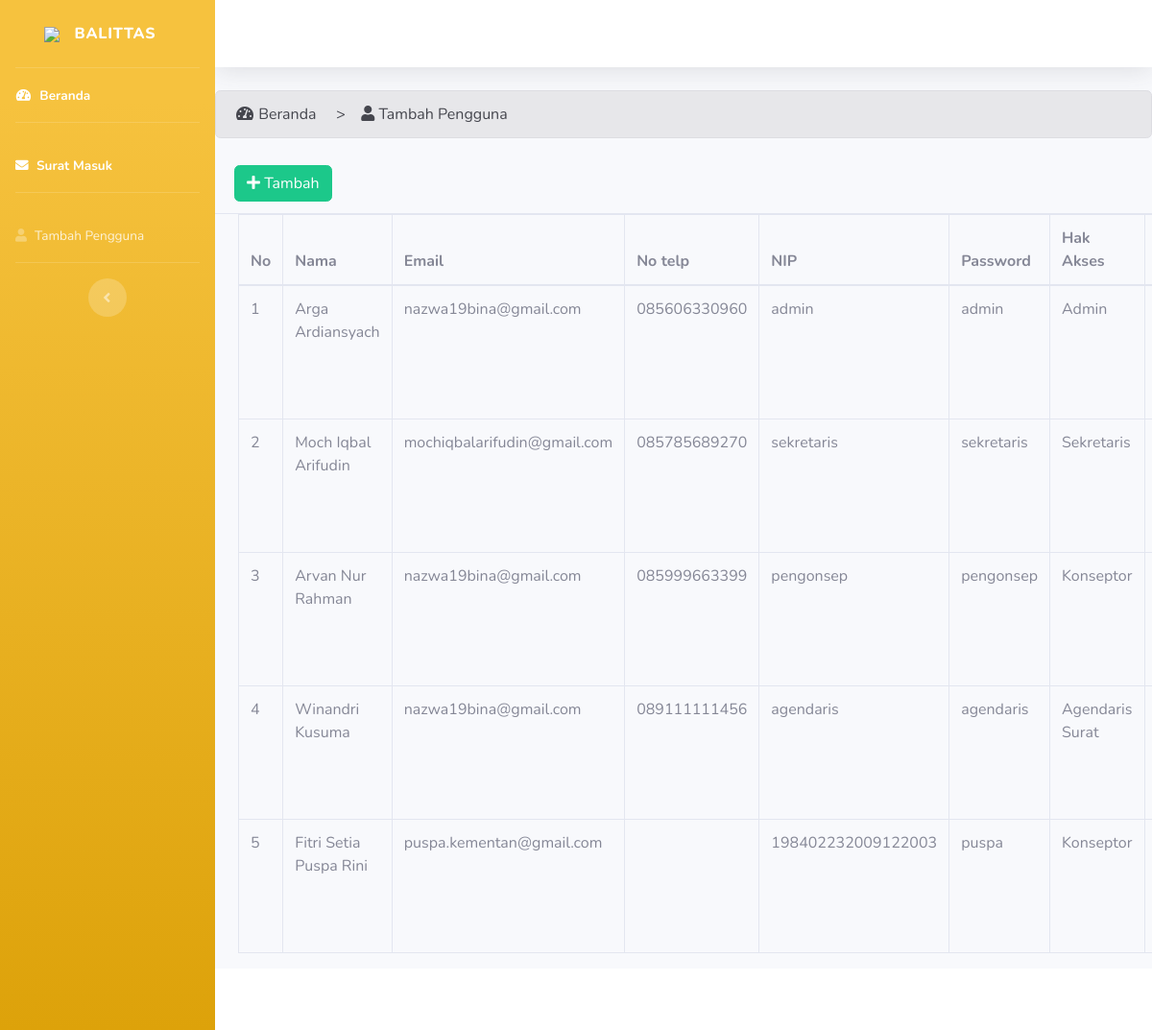
The app's page /index.php/sekretaris/user with its own data.
### tables this page shows
CREATE TABLE `user` (
  `id_user` int(11) NOT NULL,
  `nama` varchar(100) NOT NULL,
  `email` varchar(100) NOT NULL,
  `no_telp` varchar(15) NOT NULL,
  `username` varchar(20) NOT NULL,
  `password` varchar(20) NOT NULL,
  `foto` varchar(128) NOT NULL,
  `jabatan` enum('Admin','Agendaris Surat','Sekretaris','Konseptor') NOT NULL
);

### application/controllers/sekretaris/user.php (called while the page is built, shortened)
<?php
    class user extends CI_Controller {
        public function __construct()
        {
            $this->load->helper('url');
            $this->load->model('admin/user/user_model');
        }
        public function index()
        {
        $data['user'] = $this->user_model->getUser($this->session->userdata('id_user'));
        $data['users'] = $this->user_model->tampilSemuaUser();
        $this->load->view('templatesekretaris/header_sekretaris',$data);
        $this->load->view('templatesekretaris/sidebar_sekretaris',$data);
        $this->load->view('templatesekretaris/topbar_sekretaris',$data);
        $this->load->view('sekretaris/user/user', $data);
        $this->load->view('templatesekretaris/footer_sekretaris',$data);
        }
    }
?>

### index.php (called while the page is built, shortened)
<?php
require_once BASEPATH.'core/CodeIgniter.php';

### application/models/admin/user/user_model.php (called while the page is built, shortened)
<?php
class user_model extends CI_Model {
    public function tampilSemuaUser()
    {
        return $this->db->get('user')->result();
    }
    public function getUser($id_user){
        $this->db->select('user.*');
        $this->db->where('id_user', $id_user);
        return $this->db->get('user')->result();
	}
}

### application/views/sekretaris/user/user.php (the view, shortened to what this page needs)
<div class="alert alert-secondary" role="alert">
    <i class="fas fa-fw fa-tachometer-alt"></i> Beranda &nbsp; &nbsp; > &nbsp;  &nbsp;<i class="fas fa-user"></i> Tambah Pengguna
</div>
<div class='card-header'>
    <a class='btn btn-success'href="user/tambahuser">
        <i class="fa fa-plus" aria-hidden="true"></i>
        <span>
            Tambah
        </span>
    </a>
</div>
<div class="content-wrapper">
    <div class="content">
      <div class="container-fluid">
        <div class="row">
          <div class="col">
    <table id="tabel" class="table table-bordered">
      <thead>
        <tr>
            <th>No</th>
            <th>Nama</th>
            <th>Email</th>
            <th>No telp</th>
            <th>NIP</th>
            <th>Password</th>
            <th>Hak Akses</th>
            <th>Foto</th>
        </tr>
      </thead>
      <tbody>
        <?php $no=1; foreach ($users as $usr): ?>
          <tr>
              <td><?= $no++ ?></td>
              <td><?= $usr->nama ?></td>
              <td><?= $usr->email ?></td>
              <td><?= $usr->no_telp ?></td>
              <td><?= $usr->username ?></td>
              <td><?= $usr->password ?></td>
              <td><?= $usr->jabatan ?></td>
              <td><img src="<?= base_url('assets/fotoprofil/') . $usr->foto ?>" style= "width:50px; height:50px;" ></td>
          </tr>
        <?php endforeach ?>
      </tbody>
    </table>
    </div>
        </div>
        </div>
        </div>
        </div>

### records on screen
user: nama "Arga Ardiansyach", email "nazwa19bina@gmail.com", no_telp "085606330960", username "admin", password "admin", jabatan "Admin"
user: nama "Moch Iqbal Arifudin", email "mochiqbalarifudin@gmail.com", no_telp "085785689270", username "sekretaris", password "sekretaris", jabatan "Sekretaris"
user: nama "Arvan Nur Rahman", email "nazwa19bina@gmail.com", no_telp "085999663399", username "pengonsep", password "pengonsep", jabatan "Konseptor"
user: nama "Winandri Kusuma", email "nazwa19bina@gmail.com", no_telp "089111111456", username "agendaris", password "agendaris", jabatan "Agendaris Surat"
user: nama "Fitri Setia Puspa Rini", email "puspa.kementan@gmail.com", username "198402232009122003", password "puspa", jabatan "Konseptor"
